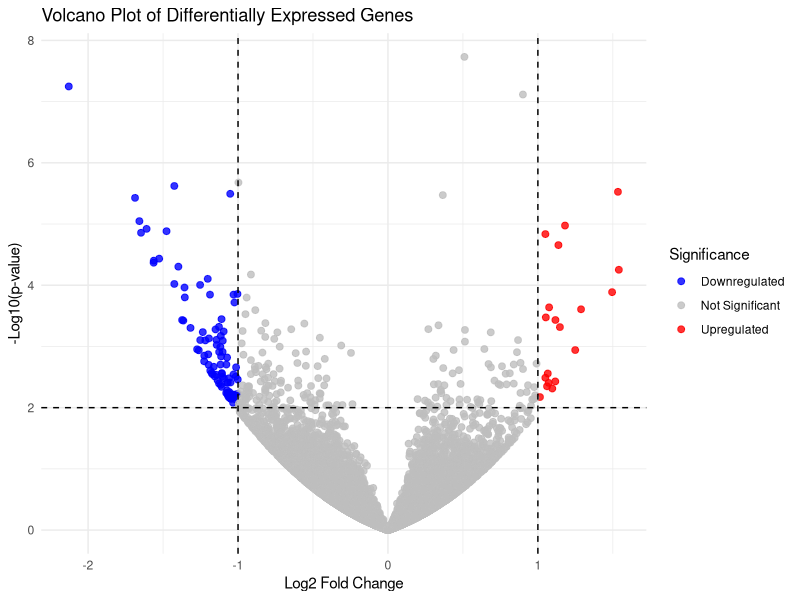
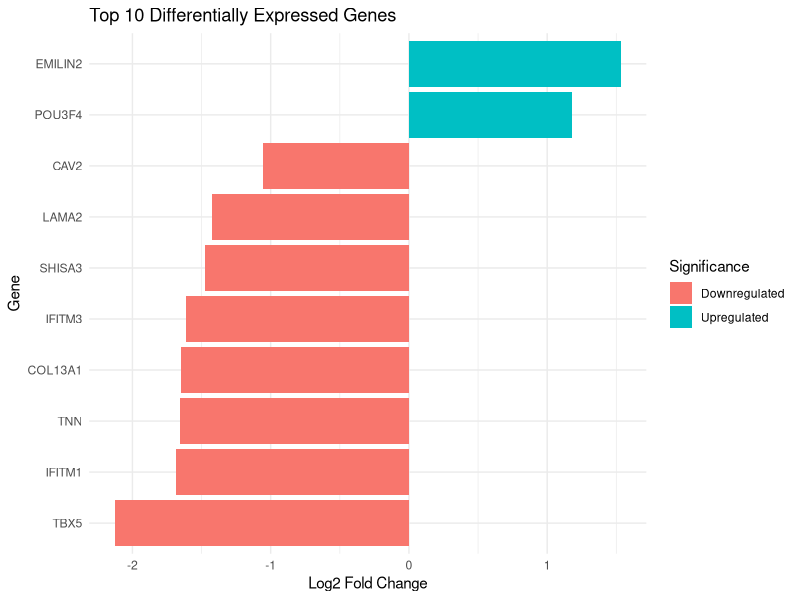
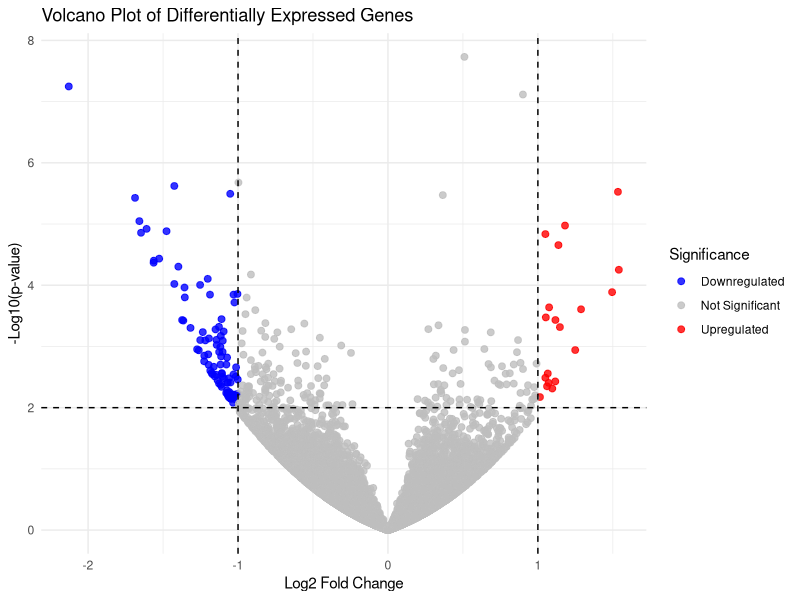
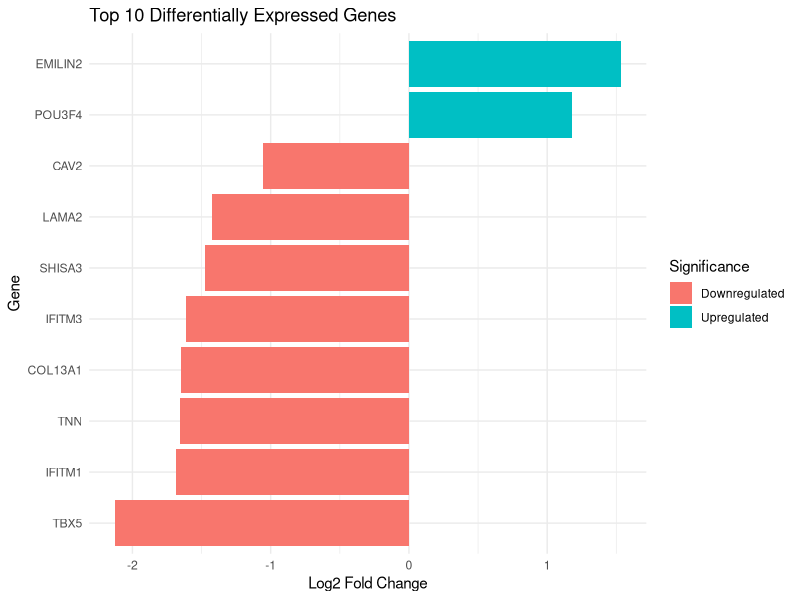

Generate these figures, in order, with R:

# ============================================================
# RNA-seq Differential Expression Analysis
# ============================================================
# Aim:
# To identify differentially expressed genes (DEGs),
# generate a volcano plot, and identify the top significant genes.
# ============================================================


# ------------------------------------------------------------
# STEP 1: Install and Load Required Packages
# ------------------------------------------------------------

# Run install.packages() only if the packages are not already installed.
# install.packages("ggplot2")
# install.packages("dplyr")

library(ggplot2)
library(dplyr)


# ------------------------------------------------------------
# STEP 2: Import Dataset
# ------------------------------------------------------------

data <- read.csv("Dataset.csv")

# View the first few rows
head(data)

# Check the structure of the dataset
str(data)


# ------------------------------------------------------------
# STEP 3: Data Transformation
# ------------------------------------------------------------

# Convert log2FoldChange and pvalue to numeric
data$log2FoldChange <- as.numeric(data$log2FoldChange)
data$pvalue <- as.numeric(data$pvalue)

# Calculate -log10(p-value) for the volcano plot
data$negLog10Pvalue <- -log10(data$pvalue)


# ------------------------------------------------------------
# STEP 4: Classify Genes
# ------------------------------------------------------------

# Define differentially expressed genes using:
# Upregulated: log2FC > 1 and p-value < 0.01
# Downregulated: log2FC < -1 and p-value < 0.01
# Not Significant: all other genes

data$Significance <- ifelse(
  data$log2FoldChange > 1 & data$pvalue < 0.01,
  "Upregulated",
  ifelse(
    data$log2FoldChange < -1 & data$pvalue < 0.01,
    "Downregulated",
    "Not Significant"
  )
)


# ------------------------------------------------------------
# STEP 5: Count Upregulated and Downregulated Genes
# ------------------------------------------------------------

num_up <- sum(data$Significance == "Upregulated")
num_down <- sum(data$Significance == "Downregulated")

cat("Number of Upregulated Genes:", num_up, "\n")
cat("Number of Downregulated Genes:", num_down, "\n")


# ------------------------------------------------------------
# STEP 6: Extract Upregulated and Downregulated Genes
# ------------------------------------------------------------

up_genes <- data[data$Significance == "Upregulated", ]

down_genes <- data[data$Significance == "Downregulated", ]


# ------------------------------------------------------------
# STEP 7: Save DEG Lists as CSV Files
# ------------------------------------------------------------

write.csv(
  up_genes,
  "Upregulated_Genes.csv",
  row.names = FALSE
)

write.csv(
  down_genes,
  "Downregulated_Genes.csv",
  row.names = FALSE
)


# ------------------------------------------------------------
# STEP 8: Identify and Print Top 5 Significant Genes
# ------------------------------------------------------------

# Rank upregulated genes by smallest p-value
top_up_genes <- up_genes %>%
  arrange(pvalue) %>%
  head(5)

# Rank downregulated genes by smallest p-value
top_down_genes <- down_genes %>%
  arrange(pvalue) %>%
  head(5)

# Print top 5 upregulated genes
cat("\nTop 5 Upregulated Genes:\n")
print(top_up_genes[, c("Gene", "log2FoldChange", "pvalue")])

# Print top 5 downregulated genes
cat("\nTop 5 Downregulated Genes:\n")
print(top_down_genes[, c("Gene", "log2FoldChange", "pvalue")])


# ------------------------------------------------------------
# STEP 9: Generate Volcano Plot
# ------------------------------------------------------------

volcano <- ggplot(
  data,
  aes(
    x = log2FoldChange,
    y = negLog10Pvalue,
    color = Significance
  )
) +
  geom_point(alpha = 0.8, size = 2) +
  
  # Vertical lines showing fold-change thresholds
  geom_vline(
    xintercept = c(-1, 1),
    linetype = "dashed"
  ) +
  
  # Horizontal line showing p-value threshold
  geom_hline(
    yintercept = -log10(0.01),
    linetype = "dashed"
  ) +
  
  # Set colors for each category
  scale_color_manual(
    values = c(
      "Upregulated" = "red",
      "Downregulated" = "blue",
      "Not Significant" = "grey"
    )
  ) +
  
  # Add plot labels
  labs(
    title = "Volcano Plot of Differentially Expressed Genes",
    x = "Log2 Fold Change",
    y = "-Log10(p-value)",
    color = "Significance"
  ) +
  
  # Use a clean theme
  theme_minimal()


# Display the volcano plot
print(volcano)


# ------------------------------------------------------------
# STEP 10: Save the Volcano Plot
# ------------------------------------------------------------

ggsave(
  "Volcano_Plot.png",
  plot = volcano,
  width = 8,
  height = 6,
  dpi = 300
)



# ------------------------------------------------------------
# STEP 11: DEG Summary
# ------------------------------------------------------------

total_genes <- nrow(data)
num_up <- sum(data$Significance == "Upregulated")
num_down <- sum(data$Significance == "Downregulated")
num_ns <- sum(data$Significance == "Not Significant")

deg_summary <- data.frame(
  Category = c(
    "Total Genes",
    "Upregulated",
    "Downregulated",
    "Not Significant"
  ),
  Count = c(
    total_genes,
    num_up,
    num_down,
    num_ns
  )
)

# Calculate percentages
deg_summary$Percentage <- round(
  (deg_summary$Count / total_genes) * 100,
  2
)

cat("\nDEG Summary:\n")
print(deg_summary)

# Save summary table
write.csv(
  deg_summary,
  "DEG_Summary.csv",
  row.names = FALSE
)

# ------------------------------------------------------------
# STEP 12: Top 10 Differentially Expressed Genes
# ------------------------------------------------------------

# Select the 10 most significant DEGs based on p-value
top_10_deg <- data %>%
  filter(Significance != "Not Significant") %>%
  arrange(pvalue) %>%
  head(10)

cat("\nTop 10 Differentially Expressed Genes:\n")
print(top_10_deg[, c("Gene", "log2FoldChange", "pvalue", "Significance")])


# Create bar plot
top_deg_plot <- ggplot(
  top_10_deg,
  aes(
    x = reorder(Gene, log2FoldChange),
    y = log2FoldChange,
    fill = Significance
  )
) +
  geom_col() +
  coord_flip() +
  labs(
    title = "Top 10 Differentially Expressed Genes",
    x = "Gene",
    y = "Log2 Fold Change",
    fill = "Significance"
  ) +
  theme_minimal()

# Display plot
print(top_deg_plot)

# Save plot
ggsave(
  "Top_10_DEGs.png",
  plot = top_deg_plot,
  width = 8,
  height = 6,
  dpi = 300
)

# ------------------------------------------------------------
# STEP 13: Statistical Summary
# ------------------------------------------------------------

cat("\nLog2 Fold Change Summary:\n")
print(summary(data$log2FoldChange))

cat("\nP-value Summary:\n")
print(summary(data$pvalue))

# ============================================================
# End of RNA-seq Differential Expression Analysis
# ============================================================
